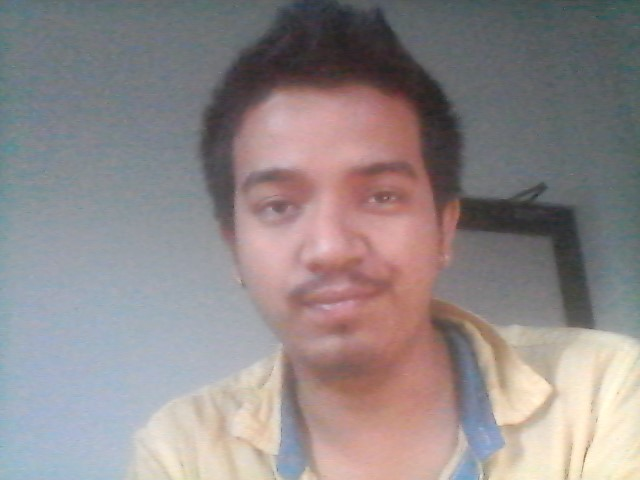
#> input picture face/antispoofing/presentation_tools/real_image.jpg, 640 x 480 px; its folder holds only this picture in this run
$ python -i align.py   (imports and definitions only)
#> lines starting #> are read from the running program, lines starting #| are printed output that depends on the picture
import os
import cv2
import math
import pandas as pd
from PIL import Image
import numpy as np
from django.conf import settings
import traceback

MIN_TO_ROTATE = 90

opencv_home = cv2.__file__

folders = opencv_home.split(os.path.sep)[0:-1]

path = folders[0]

# [2 lines not run here, left out]

path_for_face = path+"/data/haarcascade_frontalface_alt2.xml"
path_for_eyes = path+"/data/haarcascade_eye.xml"
# [1 line that did not run here, left out]
# [1 line that did not run here, left out]

face_detector = cv2.CascadeClassifier(path_for_face)
eye_detector = cv2.CascadeClassifier(path_for_eyes)
# [1 line that did not run here, left out]
# [1 line that did not run here, left out]

def get_gray(img_path):
    img = cv2.imread(img_path)
    image = Image.open(img_path)
    if image.mode != 'RGB':
        image = image.convert('RGB')
        image.save(img_path)
    mode = Image.open(img_path).mode[0]
    print('Image mode {}'.format(mode))
    img = cv2.imread(img_path)
    if mode == 'R':
        return cv2.cvtColor(img, cv2.COLOR_RGB2GRAY)
    else:
        return cv2.cvtColor(img, cv2.COLOR_BGR2GRAY)

# [12 lines left out: function has_features, not called in this run]

def face_detection(img_path):
    img = cv2.imread(img_path)
    faces = face_detector.detectMultiScale(img, 1.1, 4)
    img_gray = get_gray(img_path)
    if (len(faces) <= 0):
        return img, img_gray
    else:
        X, Y, W, H = faces[0]
        img = img[int(Y):int(Y+H), int(X):int(X+W)]
        return img, img_gray[int(Y):int(Y+H), int(X):int(X+W)]


def trignometry_for_distance(a, b):
    return math.sqrt(((b[0] - a[0]) * (b[0] - a[0])) + ((b[1] - a[1]) * (b[1] - a[1])))

def face_rotation(img_path):
    img_raw = cv2.imread(img_path).copy()
#> img_raw is the input picture: shape (480, 640, 3); mean B, G, R 137, 136.6, 144.9
    img, gray_img = face_detection(img_path)
#> in face_detection, `faces = face_detector.detectMultiScale(img, 1.1, 4)`: faces = [[198, 95, 264, 264]]
#> in get_gray, `mode = Image.open(img_path).mode[0]`: mode = 'R'
#| Image mode R
#> in get_gray, `return cv2.cvtColor(img, cv2.COLOR_RGB2GRAY)`:
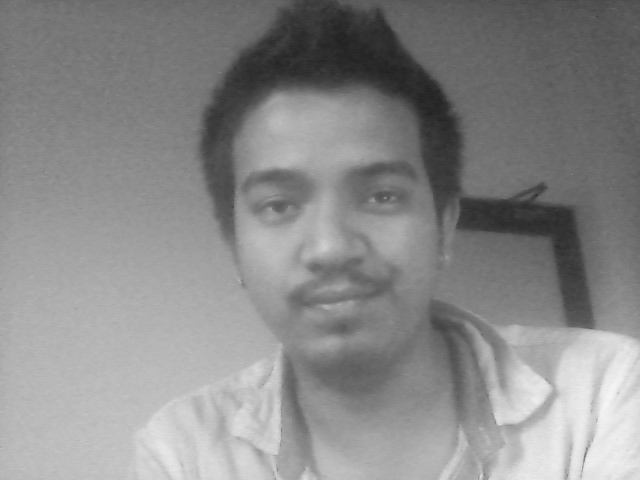
#> returned value: shape (480, 640); min 33, max 248, mean 137.6
#> in face_detection, `X, Y, W, H = faces[0]`: X = 198; Y = 95; W = 264
#> in face_detection, `img = img[int(Y):int(Y+H), int(X):int(X+W)]`:
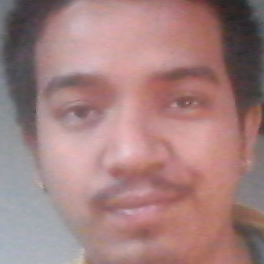
#> img: shape (264, 264, 3); mean B, G, R 126.8, 128, 162.6
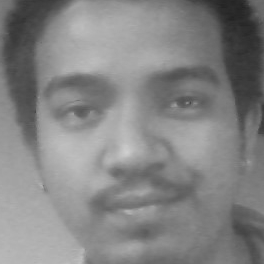
#> gray_img: shape (264, 264); min 34, max 207, mean 131.6
    eyes = eye_detector.detectMultiScale(gray_img)
#> eyes = [[48, 83, 56, 56], [153, 74, 56, 56]]
    eyes_above_nose = 0
    try:
        nosex, nosey = get_nose(img_raw)
        for (x,y,w,h) in eyes:
            if y + h/2 < nosey:
                eyes_above_nose = eyes_above_nose + 1
    except: pass
    if eyes_above_nose >= 2:
        return 0
    img_raw = cv2.imread(img_path).copy()
    img_raw = cv2.rotate(img_raw, cv2.ROTATE_180)
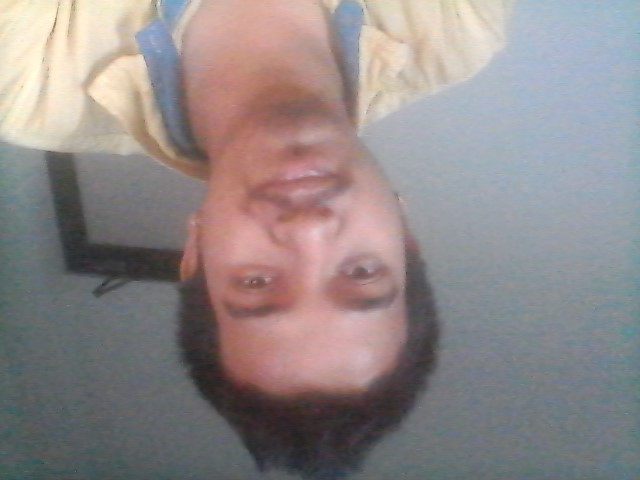
#> img_raw: shape (480, 640, 3); mean B, G, R 137, 136.6, 144.9
    img, gray_img = face_detection(img_path)
#| Image mode R
    eyes = eye_detector.detectMultiScale(gray_img)
    eyes_above_nose = 0
    try:
        nosex, nosey = get_nose(img_raw)
        for (x,y,w,h) in eyes:
            if y + h/2 < nosey:
                eyes_above_nose = eyes_above_nose + 1
    except: pass
    if eyes_above_nose >= 2:
        return 2
    img_raw = cv2.imread(img_path).copy()
    img_raw = cv2.rotate(img_raw, cv2.ROTATE_90_CLOCKWISE)
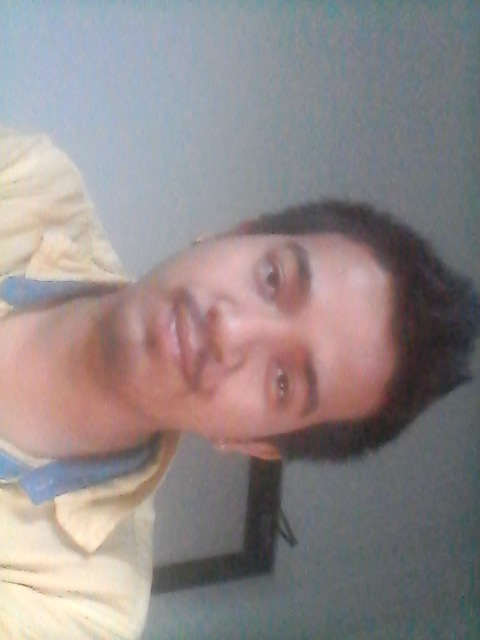
#> img_raw: shape (640, 480, 3); mean B, G, R 137, 136.6, 144.9
    img, gray_img = face_detection(img_path)
#| Image mode R
    eyes = eye_detector.detectMultiScale(gray_img)
    eyes_above_nose = 0
    try:
        nosex, nosey = get_nose(img_raw)
        for (x,y,w,h) in eyes:
            if y + h/2 < nosey:
                eyes_above_nose = eyes_above_nose + 1
    except: pass
    if eyes_above_nose >= 2:
        return 1
    img_raw = cv2.imread(img_path).copy()
    img_raw = cv2.rotate(img_raw, cv2.ROTATE_90_COUNTERCLOCKWISE)
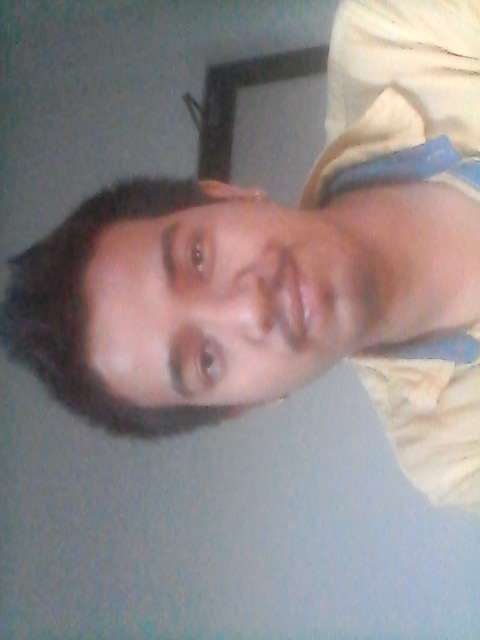
#> img_raw: shape (640, 480, 3); mean B, G, R 137, 136.6, 144.9
    img, gray_img = face_detection(img_path)
#| Image mode R
    eyes = eye_detector.detectMultiScale(gray_img)
    eyes_above_nose = 0
    try:
        nosex, nosey = get_nose(img_raw)
        for (x,y,w,h) in eyes:
            if y + h/2 < nosey:
                eyes_above_nose = eyes_above_nose + 1
    except: pass
    if eyes_above_nose >= 2:
        return -1
    return 0

def face_angle_detect(image_path):
    img_raw = cv2.imread(image_path)
    return face_rotation_detect(image_path, 0, True)

# [60 lines left out: function face_rotation_detect, not called in this run]

def get_nose(gray):
    nose_cascade = cv2.CascadeClassifier(path_for_nose)
    nose_rects = nose_cascade.detectMultiScale(gray)
    for (x,y,w,h) in nose_rects:
        return (x + w/2, y + h/2)
    print('Didn\'t detect nose')
    return None

# [7 lines left out: function get_mouth, not called in this run]

>>> result = face_rotation('../face/antispoofing/presentation_tools/real_image.jpg')

$ run again, on face/antispoofing/presentation_tools/real_face.jpg
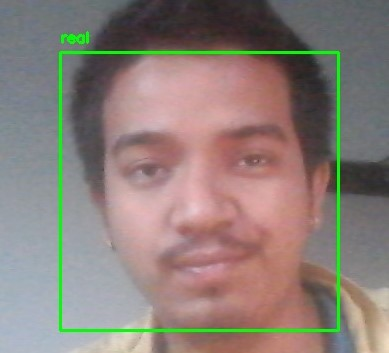
#> input picture face/antispoofing/presentation_tools/real_face.jpg, 389 x 353 px
#> in face_rotation, img_raw is the input picture: shape (353, 389, 3); mean B, G, R 120.9, 126.9, 139.6
#> faces = [[76, 63, 250, 250]]
#> mode = 'R'
#| Image mode R
#> X = 76; Y = 63; W = 250
#> in face_rotation, `img, gray_img = face_detection(img_path)`:
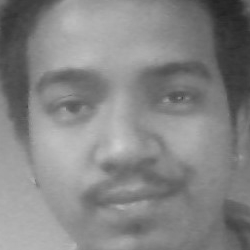
#> gray_img: shape (250, 250); min 35, max 207, mean 132.6
#> eyes = [[148, 73, 50, 50], [40, 77, 57, 57]]
#| Image mode R
#| Image mode R
#> in face_rotation, `img_raw = cv2.rotate(img_raw, cv2.ROTATE_90_COUNTERCLOCKWISE)`:
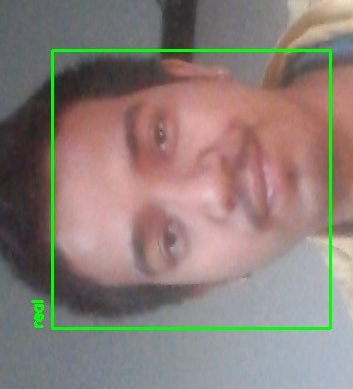
#> img_raw: shape (389, 353, 3); mean B, G, R 120.9, 126.9, 139.6
#| Image mode R

$ run again, on face/antispoofing/presentation_tools/resized_real_face.jpg
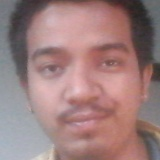
#> input picture face/antispoofing/presentation_tools/resized_real_face.jpg, 160 x 160 px
#> in face_rotation, img_raw is the input picture: shape (160, 160, 3); mean B, G, R 125.7, 126.5, 157.4
#> faces = [[17, 14, 129, 129]]
#> mode = 'R'
#| Image mode R
#> X = 17; Y = 14; W = 129
#> in face_rotation, `img, gray_img = face_detection(img_path)`:
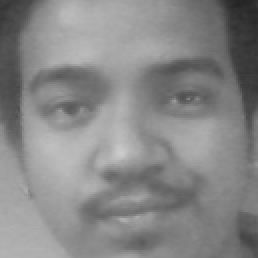
#> gray_img: shape (129, 129) (shown 2 times larger); min 37, max 205, mean 134.9
#> eyes = [[75, 33, 31, 31], [14, 33, 38, 38]]
#| Image mode R
#| Image mode R
#> in face_rotation, `img_raw = cv2.rotate(img_raw, cv2.ROTATE_90_COUNTERCLOCKWISE)`:
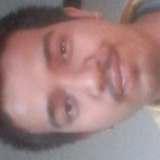
#> img_raw: shape (160, 160, 3); mean B, G, R 125.7, 126.5, 157.4
#| Image mode R

$ run again, on face/antispoofing/presentation_tools/resized_spoof_face.jpg
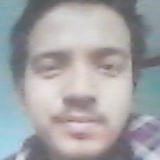
#> input picture face/antispoofing/presentation_tools/resized_spoof_face.jpg, 160 x 160 px
#> in face_rotation, img_raw is the input picture: shape (160, 160, 3); mean B, G, R 166, 163.9, 164
#> faces = [[17, 15, 127, 127]]
#> mode = 'R'
#| Image mode R
#> X = 17; Y = 15; W = 127
#> in face_rotation, `img, gray_img = face_detection(img_path)`:
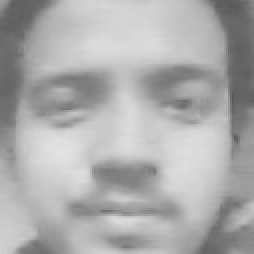
#> gray_img: shape (127, 127) (shown 2 times larger); min 87, max 227, mean 172.1
#> eyes = [[67, 25, 43, 43], [10, 21, 52, 52]]
#| Image mode R
#| Image mode R
#> in face_rotation, `img_raw = cv2.rotate(img_raw, cv2.ROTATE_90_COUNTERCLOCKWISE)`:
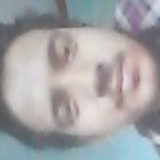
#> img_raw: shape (160, 160, 3); mean B, G, R 166, 163.9, 164
#| Image mode R
